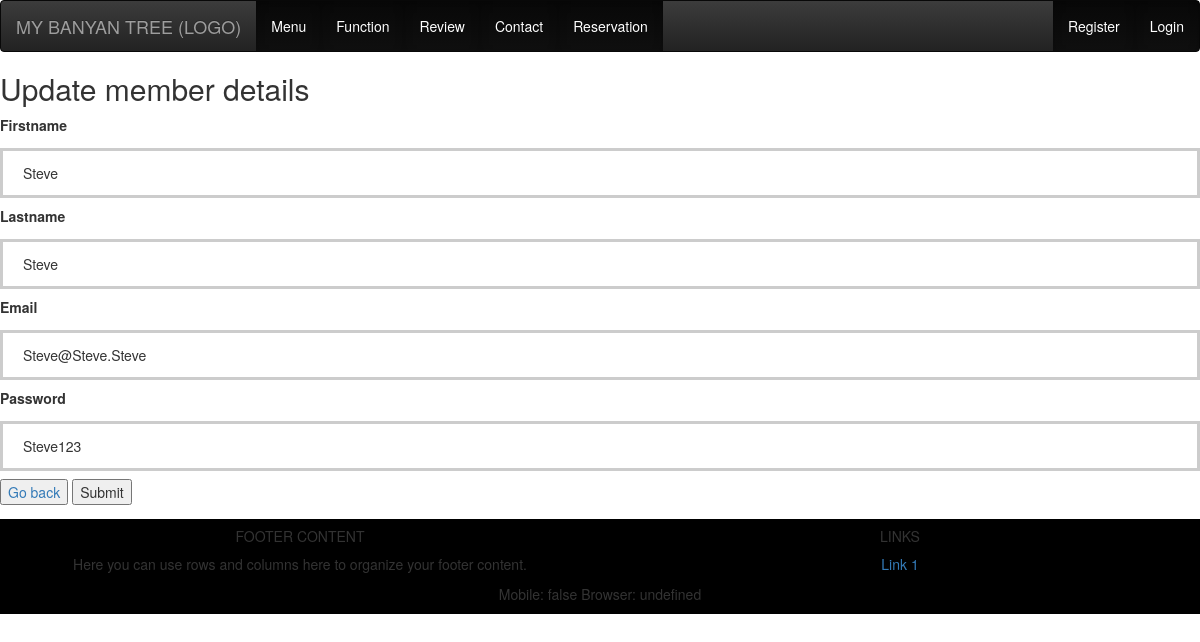
The app's page /admin/user_manage_editform.php?id=41 with its own data.
### tables this page shows
CREATE TABLE `member` (
  `memberID` int(10) NOT NULL,
  `email` varchar(40) NOT NULL,
  `password` varchar(60) NOT NULL,
  `firstname` varchar(60) NOT NULL,
  `lastname` varchar(60) NOT NULL,
  `imagePath` varchar(255) NOT NULL DEFAULT '../img/userPictures/defaultUser.png'
);

### admin/user_manage_editform.php (the view, shortened to what this page needs)
<head>
</head>
<?php
include( '../view/pages/navigationbar.php' );
include( '../model/dbconnection.php' );
$sql = "SELECT * from member WHERE memberID=:id";
$stmt = $conn->prepare( $sql );
$stmt->bindParam( ':id', $_GET[ 'id' ], PDO::PARAM_INT );
$stmt->execute();
$firstname = $stmt->fetchAll();
$stmt-> execute();
$lastname = $stmt->fetchAll();
$stmt-> execute();
$email = $stmt->fetchAll();
$stmt-> execute();
$password = $stmt->fetchAll();
?>
<body>
	<form method="post" action="user_manage_edit_process.php?id=<?php echo $_GET['id']; ?>">
		<h2> Update member details </h2>
		<label for="firstname">Firstname</label>
		<input type="text" id="firstname" name="firstname" value="<?php echo $firstname[0]['firstname']; ?>">
		<label for="Lastname">Lastname</label>
		<input type="text" id="lastname" name="lastname" value="<?php echo $lastname[0]['lastname']; ?>">
		<label for="email">Email</label>
		<input type="text" id="email" name="email" value="<?php echo $email[0]['email']; ?>">
		<label for="email">Password</label>
		<input type="text" id="password" name="password" value="<?php echo $password[0]['password']; ?>">
		<a href="user_manage.php"><button type="button">Go back</button></a>
		<button type="submit">Submit</button>
	</form>
	<?php include('../view/pages/footer.php');?>
</body>
</html>

### admin/user_manage_editform.php (style rules this page uses)
input[type=text] { width: 100%; padding: 12px 20px; margin: 8px 0; box-sizing: border-box; border: 3px solid #ccc; -webkit-transition: 0.5s; transition: 0.5s; outline: none; }

### records on screen
member: firstname "Steve", lastname "Steve", email "Steve@Steve.Steve", password "Steve123"
